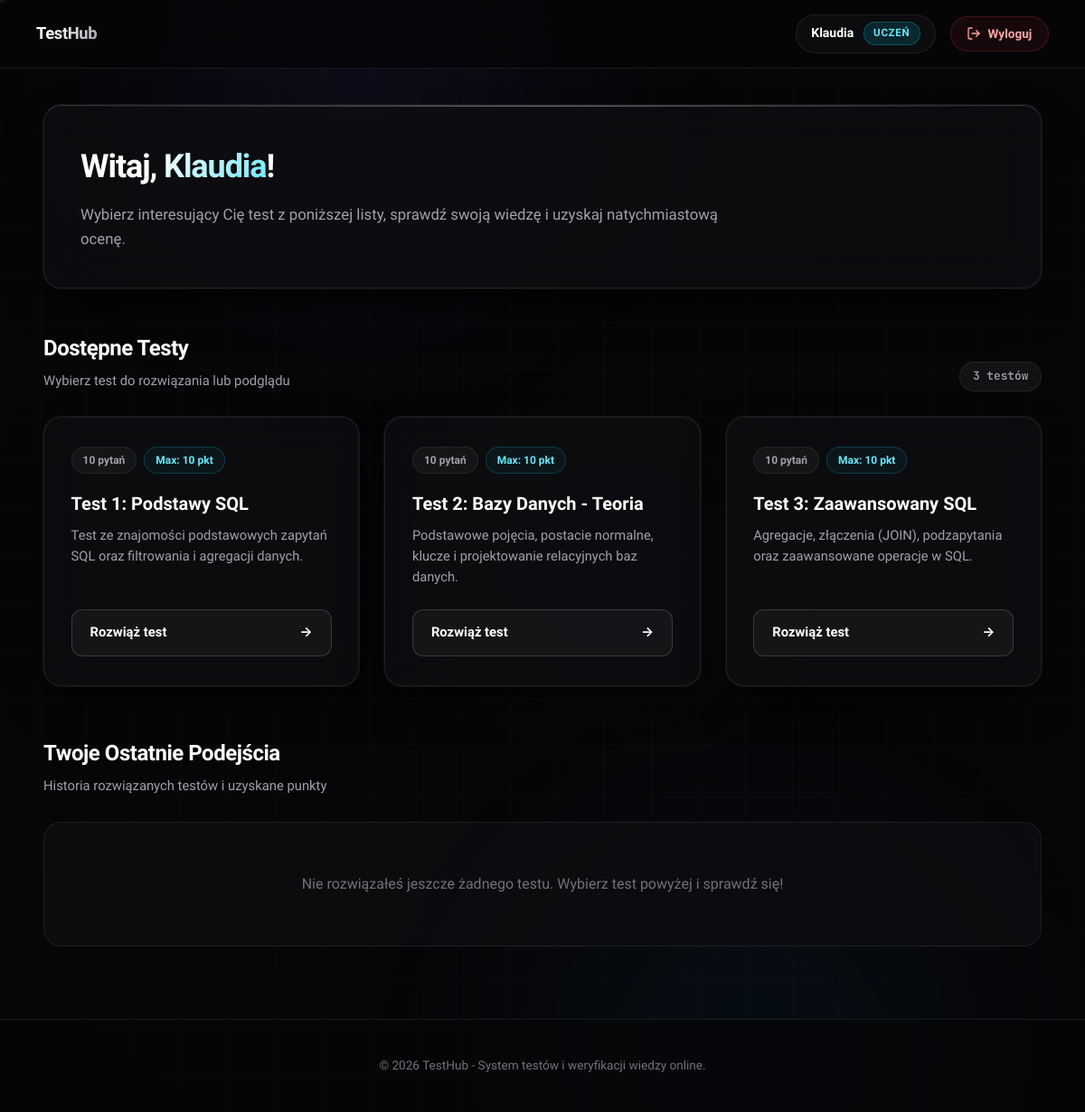
Screenshot of /main.php (signed in) with the database file from the repository.
### tables this page shows
CREATE TABLE test(
    id int unsigned AUTO_INCREMENT PRIMARY KEY,
    nazwa text not null,
    opis text,
    max_pkt int not null DEFAULT 0
);

### db.php (called while the page is built, shortened)
<?php
function is_logged_in() {
    return !empty($_SESSION['user_id']);
}
function is_teacher() {
    return is_logged_in() && !empty($_SESSION['nauczyciel']);
}
?>

### main.php (the view, shortened to what this page needs)
<?php
require_once __DIR__ . '/db.php';
$user_login = $_SESSION['login'];
$is_teacher = is_teacher();
$tests_query = "
    SELECT t.id, t.nazwa, t.opis, t.max_pkt,
           COUNT(p.id) AS liczba_pytan
    FROM test t
    LEFT JOIN pytania p ON p.id_testu = t.id
    GROUP BY t.id, t.nazwa, t.opis, t.max_pkt
    ORDER BY t.id ASC
";
$tests_res = mysqli_query($conn, $tests_query);
$tests = [];
while ($row = mysqli_fetch_assoc($tests_res)) {
    $tests[] = $row;
}
$student_results = [];
$latest_test_scores = [];
?>
<!DOCTYPE html>
<html lang="pl">
<head>
    <link rel="stylesheet" href="style.css">
</head>
<body class="dashboard-page">
    <div class="bg-animation" aria-hidden="true">
        <div class="bg-grid"></div>
        <div class="glow-orb orb-1"></div>
        <div class="glow-orb orb-2"></div>
        <div class="glow-orb orb-3"></div>
        <div class="particles">
        </div>
    </div>
    <nav class="main-nav">
        <div class="nav-brand">
            <a href="main.php" class="brand-link">
                <span class="brand-text">TestHub</span>
            </a>
        </div>
        <div class="nav-user-panel">
            <div class="user-badge">
                <span class="user-name"><?= htmlspecialchars($user_login) ?></span>
                <span class="role-pill <?= $is_teacher ? 'role-teacher' : 'role-student' ?>">
                    <?= $is_teacher ? 'Nauczyciel' : 'Uczeń' ?>
                </span>
            </div>
            <a href="logout.php" class="btn-nav-action btn-logout" title="Wyloguj się">
                <svg width="16" height="16" viewBox="0 0 24 24" fill="none" stroke="currentColor" stroke-width="2" stroke-linecap="round" stroke-linejoin="round">
                    <path d="M9 21H5a2 2 0 0 1-2-2V5a2 2 0 0 1 2-2h4"></path>
                    <polyline points="16 17 21 12 16 7"></polyline>
                    <line x1="21" y1="12" x2="9" y2="12"></line>
                </svg>
                <span>Wyloguj</span>
            </a>
        </div>
    </nav>
    <div class="dashboard-container">
        <header class="hero-header">
            <div class="hero-content">
                <h1 class="hero-title">
                    Witaj, <span class="highlight"><?= htmlspecialchars($user_login) ?></span>!
                </h1>
                <p class="hero-subtitle">
                    <?= $is_teacher
                        ? 'Zarządzaj bazą pytań, twórz nowe testy oraz monitoruj wyniki i oceny uczniów.'
                        : 'Wybierz interesujący Cię test z poniższej listy, sprawdź swoją wiedzę i uzyskaj natychmiastową ocenę.'
                    ?>
                </p>
            </div>
        </header>
        <section class="dashboard-section">
            <div class="section-header">
                <div>
                    <h2 class="section-title">Dostępne Testy</h2>
                    <p class="section-subtitle">Wybierz test do rozwiązania lub podglądu</p>
                </div>
                <span class="badge-count"><?= count($tests) ?> testów</span>
            </div>
            <?php if (empty($tests)): ?>
                <div class="empty-state">
                    <h3>Brak dostępnych testów</h3>
                    <p>W bazie danych nie ma jeszcze żadnych testów.
                    <?php if ($is_teacher): ?>
                        Kliknij poniżej, aby stworzyć pierwszy test!
                    <?php endif; ?>
                    </p>
                    <?php if ($is_teacher): ?>
                        <a href="Z.php" class="btn-primary" style="margin-top: 1rem;">Stwórz pierwszy test</a>
                    <?php endif; ?>
                </div>
            <?php else: ?>
                <div class="test-grid">
                    <?php foreach ($tests as $t): ?>
                        <?php
                            $has_attempt = isset($latest_test_scores[$t['id']]);
                        ?>
                        <div class="test-card">
                            <div class="test-card-top">
                                <div class="test-badges">
                                    <span class="test-meta-badge">
                                        <?= (int)$t['liczba_pytan'] ?> <?= (int)$t['liczba_pytan'] === 1 ? 'pytanie' : ((int)$t['liczba_pytan'] < 5 ? 'pytania' : 'pytań') ?>
                                    </span>
                                    <span class="test-meta-badge points-badge">
                                        Max: <?= (int)$t['max_pkt'] ?> pkt
                                    </span>
                                </div>
                            </div>
                            <h3 class="test-title"><?= htmlspecialchars($t['nazwa']) ?></h3>
                            <p class="test-desc"><?= htmlspecialchars($t['opis'] ?: 'Brak opisu dla tego testu.') ?></p>
                            <div class="test-card-footer">
                                <a href="testy.php?id=<?= $t['id'] ?>" class="btn-start-test">
                                    <span><?= ($is_teacher ? 'Podgląd / Wykonaj test' : ($has_attempt ? 'Rozwiąż ponownie' : 'Rozwiąż test')) ?></span>
                                    <span class="arrow">&rarr;</span>
                                </a>
                            </div>
                        </div>
                    <?php endforeach; ?>
                </div>
            <?php endif; ?>
        </section>
        <?php if (!$is_teacher): ?>
            <section class="dashboard-section" style="margin-top: 3.5rem;">
                <div class="section-header">
                    <div>
                        <h2 class="section-title">Twoje Ostatnie Podejścia</h2>
                        <p class="section-subtitle">Historia rozwiązanych testów i uzyskane punkty</p>
                    </div>
                </div>
                <?php if (empty($student_results)): ?>
                    <div class="empty-state-mini">
                        <p>Nie rozwiązałeś jeszcze żadnego testu. Wybierz test powyżej i sprawdź się!</p>
                    </div>
                <?php endif; ?>
            </section>
        <?php endif; ?>
    </div>
    <footer class="main-footer">
        <p>&copy; <?= date('Y') ?> TestHub - System testów i weryfikacji wiedzy online.</p>
    </footer>
</body>
</html>

### rows the page displays
test: liczba_pytan "10", max_pkt "10", nazwa "Test 1: Podstawy SQL", opis "Test ze znajomości podstawowych zapytań SQL oraz filtrowania i agregacji danych.", shows "Rozwiąż test"
test: liczba_pytan "10", max_pkt "10", nazwa "Test 2: Bazy Danych - Teoria", opis "Podstawowe pojęcia, postacie normalne, klucze i projektowanie relacyjnych baz danych.", shows "Rozwiąż test"
test: liczba_pytan "10", max_pkt "10", nazwa "Test 3: Zaawansowany SQL", opis "Agregacje, złączenia (JOIN), podzapytania oraz zaawansowane operacje w SQL.", shows "Rozwiąż test"

### other values shown
$user_login "Klaudia"
count($tests) "3"
